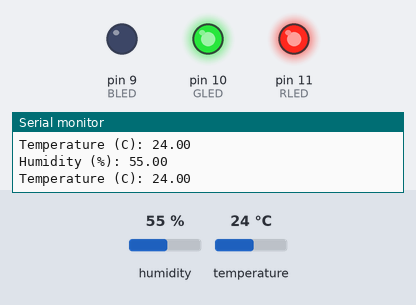
The sketch below on a simulated Arduino Uno, built with avr-gcc and run on an emulated ATmega328P. Shown: output pins drawn as LEDs (lit = HIGH), the last lines printed to the serial monitor. The test bench sets the inputs (shaded band); at power-on: temperature 24 °C, humidity 55 %.

Above: at 2.8 s.
2.9 s: temperature set to 27 °C
At 6.8 s:
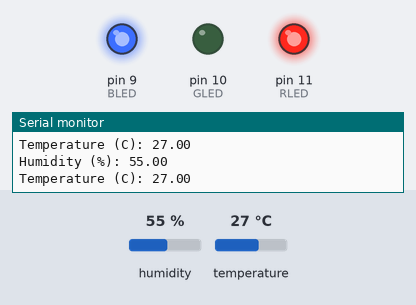
7.5 s: temperature set to 12 °C
At 10.5 s:
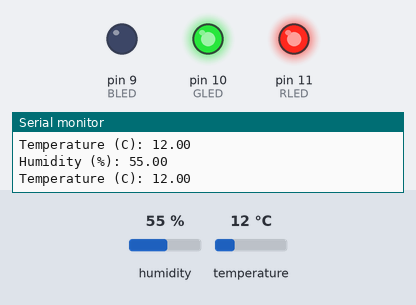
11.6 s: temperature set to 28 °C
At 15.3 s:
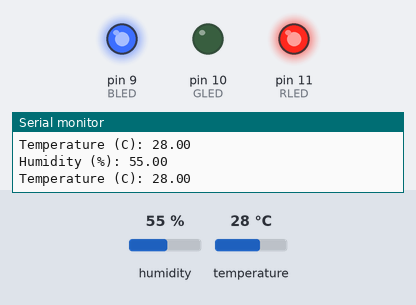
Timing chart, 0 to 16.8 s (numbered marks = the images above; inputs shaded):
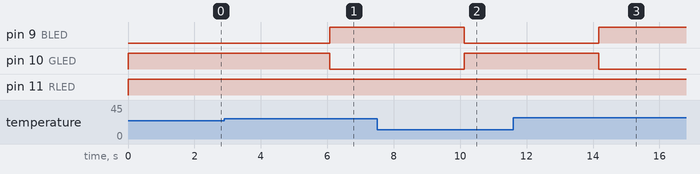

The sketch:

dht11.ino.ino
```cpp
#include <dht11.h>
#define DHT11PIN 4

const int BLED = 9;
const int GLED = 10;
const int RLED = 11;
const int TEMP = 0;

const int LOWER_BOUND = 23;
const int UPPER_BOUND = 25;

int val = 0;

dht11 DHT11;

void setup() {
  // put your setup code here, to run once:
  Serial.begin(9600);
  pinMode (BLED, OUTPUT);
  pinMode (GLED, OUTPUT);
  pinMode (RLED, OUTPUT);
}

void loop() {
  //Serial.println();
  val = DHT11.temperature;

  if (val <= LOWER_BOUND)
  {
    digitalWrite(RLED, HIGH);
    digitalWrite(GLED, HIGH);
    digitalWrite(BLED, LOW);
  }
  else if (val > UPPER_BOUND)
  {
    digitalWrite(RLED, HIGH);
    digitalWrite(GLED, LOW);
    digitalWrite(BLED, HIGH);
  }


  int chk = DHT11.read(DHT11PIN);

  Serial.print("Humidity (%): ");
  Serial.println((float)DHT11.humidity, 2);

  Serial.print("Temperature (C): ");
  Serial.println((float)DHT11.temperature, 2);

  delay(2000);


}
```

Measured:
- the behaviour switches between 25 and 26 °C on temperature (found by bisection; images 0 and 1)
- after the input at 2.9 s, pin 9 (BLED): LOW → HIGH after 3.2 s; pin 10 (GLED): HIGH → LOW after 3.2 s
- after the input at 7.5 s, pin 9 (BLED): HIGH → LOW after 2.6 s; pin 10 (GLED): LOW → HIGH after 2.6 s
- after the input at 11.6 s, pin 9 (BLED): LOW → HIGH after 2.6 s; pin 10 (GLED): HIGH → LOW after 2.6 s
